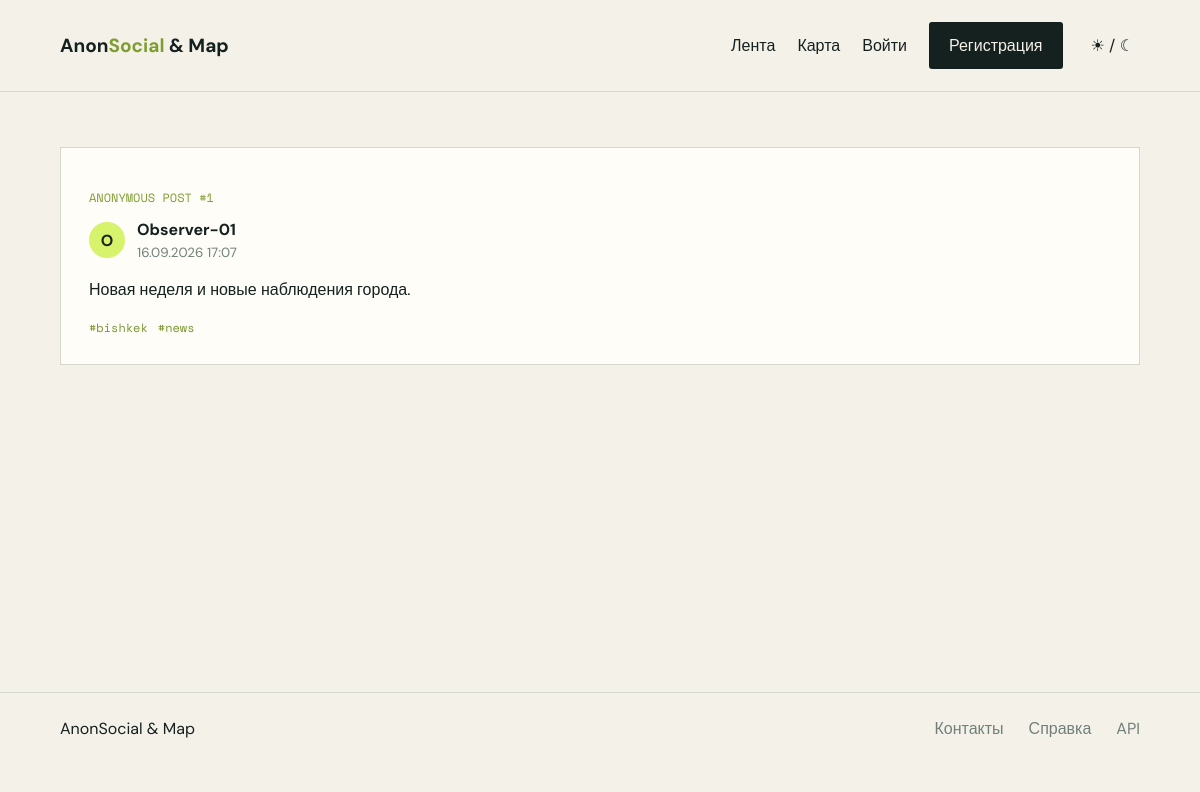
The app's page /posts/1/ with its own data.
### core/models.py (models this page shows, shortened)
class AnonymousPost(models.Model):
    author = models.ForeignKey(AnonUser, on_delete=models.CASCADE, related_name='posts')
    content = models.TextField(max_length=5000)
    image = models.ImageField(upload_to='posts/%Y/%m/', blank=True, null=True, validators=[validate_image])
    created_at = models.DateTimeField(auto_now_add=True, db_index=True)
    updated_at = models.DateTimeField(auto_now=True)
    is_hidden = models.BooleanField(default=False)
    tags = models.ManyToManyField(Tag, blank=True, related_name='posts')
    class Meta:
        ordering = ['-created_at']
        indexes = [models.Index(fields=['-created_at', 'is_hidden'])]

class AnonUser(AbstractUser):
    anon_code = models.UUIDField(default=uuid.uuid4, unique=True, editable=False, db_index=True)
    pseudonym = models.CharField(max_length=40, unique=True)
    location_visibility = models.CharField(max_length=20, choices=[('friends', 'Только друзья'), ('selected', 'Выбранные друзья'), ('nobody', 'Никто')], default='friends')
    location_sharing_enabled = models.BooleanField(default=True)
    show_on_map = models.BooleanField(default=False)

class Tag(models.Model):
    name = models.CharField(max_length=40, unique=True)

### core/views.py (the view)
def post_detail(request, pk):
    return render(request, 'core/post_detail.html', {'post': get_object_or_404(AnonymousPost, pk=pk, is_hidden=False)})

### templates/core/post_detail.html (shortened to what this page needs)
{% extends 'base.html' %}{% block content %}<article class="post-card"><p class="kicker">ANONYMOUS POST #{{ post.pk }}</p><div class="post-meta"><span class="avatar">{{ post.author.pseudonym|slice:':1' }}</span><div><b>{{ post.author.pseudonym }}</b><small>{{ post.created_at|date:'d.m.Y H:i' }}</small></div></div><p>{{ post.content }}</p><div class="post-tags">{% for tag in post.tags.all %}<span>#{{ tag.name }}</span>{% endfor %}</div></article>{% endblock %}

### static/css/site.css (style rules this page uses)
:root { --ink:#14211f;--paper:#f4f1e9;--muted:#70807a;--line:#d6d8cc;--accent:#d7f36b;--card:#fffdf7 }
* { box-sizing:border-box }
body { margin:0;background:var(--paper);color:var(--ink);font:16px 'DM Sans',sans-serif }
.kicker { font:12px 'Space Mono';letter-spacing:0;color:#809d34 }
.panel,.form-shell,.post-card { background:var(--card);border:1px solid var(--line);padding:28px }
.tagbar a,.post-tags span { color:#76952d }
.post-meta { display:flex;gap:12px;align-items:center }
.post-meta small { display:block;color:var(--muted);margin-top:4px }
.avatar { display:grid;place-items:center;width:36px;height:36px;border-radius:50%;background:var(--accent);color:#1a251b;font-weight:bold }
.post-card>p { line-height:1.6 }
.post-tags { display:flex;gap:10px;font:12px 'Space Mono' }

### records on screen
AnonymousPost: pk "1", author.pseudonym "O", author.pseudonym "Observer-01", created_at "16.09.2026 17:07", content "Новая неделя и новые наблюдения города."
Tag: name "bishkek"
Tag: name "news"
